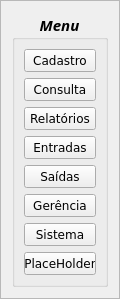
       <widget class="QFrame" name="MainMenuFrame">
        <property name="geometry">
         <rect>
          <x>0</x>
          <y>0</y>
          <width>120</width>
          <height>287</height>
         </rect>
        </property>
        <property name="autoFillBackground">
         <bool>true</bool>
        </property>
        <property name="frameShape">
         <enum>QFrame::StyledPanel</enum>
        </property>
        <property name="frameShadow">
         <enum>QFrame::Raised</enum>
        </property>
        <layout class="QGridLayout" name="gridLayout_3">
         <item row="0" column="0">
          <widget class="QGroupBox" name="MenuBox">
           <property name="enabled">
            <bool>true</bool>
           </property>
           <property name="sizePolicy">
            <sizepolicy hsizetype="Fixed" vsizetype="Fixed">
             <horstretch>0</horstretch>
             <verstretch>0</verstretch>
            </sizepolicy>
           </property>
           <property name="minimumSize">
            <size>
             <width>10</width>
             <height>0</height>
            </size>
           </property>
           <property name="sizeIncrement">
            <size>
             <width>0</width>
             <height>0</height>
            </size>
           </property>
           <property name="font">
            <font>
             <family>Sitka Display</family>
             <pointsize>11</pointsize>
             <weight>75</weight>
             <italic>true</italic>
             <bold>true</bold>
             <strikeout>false</strikeout>
             <kerning>true</kerning>
            </font>
           </property>
           <property name="title">
            <string>Menu</string>
           </property>
           <property name="alignment">
            <set>Qt::AlignCenter</set>
           </property>
           <layout class="QGridLayout" name="gridLayout_2">
            <item row="0" column="0">
             <widget class="QPushButton" name="Cadastro_Button">
              <property name="font">
               <font>
                <family>Verdana</family>
                <pointsize>9</pointsize>
                <weight>50</weight>
                <italic>false</italic>
                <bold>false</bold>
               </font>
              </property>
              <property name="text">
               <string>Cadastro</string>
              </property>
             </widget>
            </item>
            <item row="6" column="0">
             <widget class="QPushButton" name="Sistema_Button">
              <property name="font">
               <font>
                <family>Verdana</family>
                <pointsize>9</pointsize>
                <weight>50</weight>
                <italic>false</italic>
                <bold>false</bold>
               </font>
              </property>
              <property name="text">
               <string>Sistema</string>
              </property>
             </widget>
            </item>
            <item row="3" column="0">
             <widget class="QPushButton" name="Entradas_Button">
              <property name="font">
               <font>
                <family>Verdana</family>
                <pointsize>9</pointsize>
                <weight>50</weight>
                <italic>false</italic>
                <bold>false</bold>
               </font>
              </property>
              <property name="text">
               <string>Entradas</string>
              </property>
             </widget>
            </item>
            <item row="2" column="0">
             <widget class="QPushButton" name="Relatorios_Button">
              <property name="font">
               <font>
                <family>Verdana</family>
                <pointsize>9</pointsize>
                <weight>50</weight>
                <italic>false</italic>
                <bold>false</bold>
               </font>
              </property>
              <property name="text">
               <string>Relatórios</string>
              </property>
             </widget>
            </item>
            <item row="1" column="0">
             <widget class="QPushButton" name="Consulta_Button">
              <property name="font">
               <font>
                <family>Verdana</family>
                <pointsize>9</pointsize>
                <weight>50</weight>
                <italic>false</italic>
                <bold>false</bold>
               </font>
              </property>
              <property name="text">
               <string>Consulta</string>
              </property>
             </widget>
            </item>
            <item row="7" column="0">
             <widget class="QPushButton" name="PlacHoldMenu_Button">
              <property name="font">
               <font>
                <family>Verdana</family>
                <pointsize>9</pointsize>
                <weight>50</weight>
                <italic>false</italic>
                <bold>false</bold>
               </font>
              </property>
              <property name="text">
               <string>PlaceHolder</string>
              </property>
             </widget>
            </item>
            <item row="5" column="0">
             <widget class="QPushButton" name="Gerencia_Button">
              <property name="font">
               <font>
                <family>Verdana</family>
                <pointsize>9</pointsize>
                <weight>50</weight>
                <italic>false</italic>
                <bold>false</bold>
               </font>
              </property>
              <property name="text">
               <string>Gerência</string>
              </property>
             </widget>
            </item>
            <item row="4" column="0">
             <widget class="QPushButton" name="Saidas_Button">
              <property name="font">
               <font>
                <family>Verdana</family>
                <pointsize>9</pointsize>
                <weight>50</weight>
                <italic>false</italic>
                <bold>false</bold>
               </font>
              </property>
              <property name="text">
               <string>Saídas</string>
              </property>
             </widget>
            </item>
           </layout>
          </widget>
         </item>
        </layout>
       </widget>
